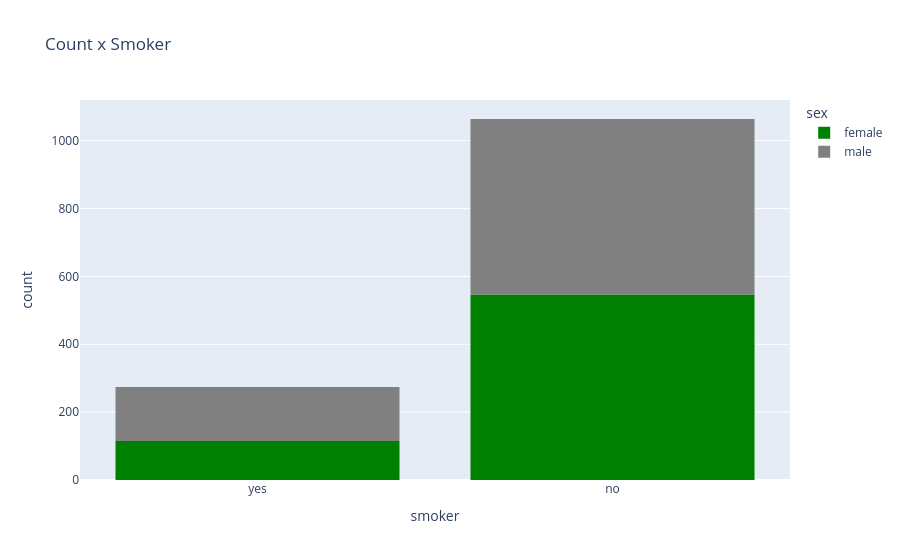

The code cell stored with this chart in its notebook:
### Code cell
fig4 = px.histogram(data_frame=df,
                    x='smoker',
                    title='Count x Smoker',
                    color='sex',
                    color_discrete_sequence=['green', 'gray'])
fig4

### Figure 1 — Plotly figure (JSON) as saved in the notebook; plotly's stock layout.template omitted (floating-point values rounded to 4 significant figures; data arrays with more than 128 entries replaced by an {"elided": "..."} marker saying what was removed)
{"data": [{"bingroup": "x", "hovertemplate": "sex=female<br>smoker=%{x}<br>count=%{y}<extra></extra>", "legendgroup": "female", "marker": {"color": "green", "pattern": {"shape": ""}}, "name": "female", "orientation": "v", "showlegend": true, "type": "histogram", "x": {"elided": "662 str values"}, "xaxis": "x", "yaxis": "y"}, {"bingroup": "x", "hovertemplate": "sex=male<br>smoker=%{x}<br>count=%{y}<extra></extra>", "legendgroup": "male", "marker": {"color": "gray", "pattern": {"shape": ""}}, "name": "male", "orientation": "v", "showlegend": true, "type": "histogram", "x": {"elided": "676 str values"}, "xaxis": "x", "yaxis": "y"}], "layout": {"barmode": "relative", "legend": {"title": {"text": "sex"}, "tracegroupgap": 0}, "title": {"text": "Count x Smoker"}, "xaxis": {"anchor": "y", "domain": [0, 1], "title": {"text": "smoker"}}, "yaxis": {"anchor": "x", "domain": [0, 1], "title": {"text": "count"}}}}
